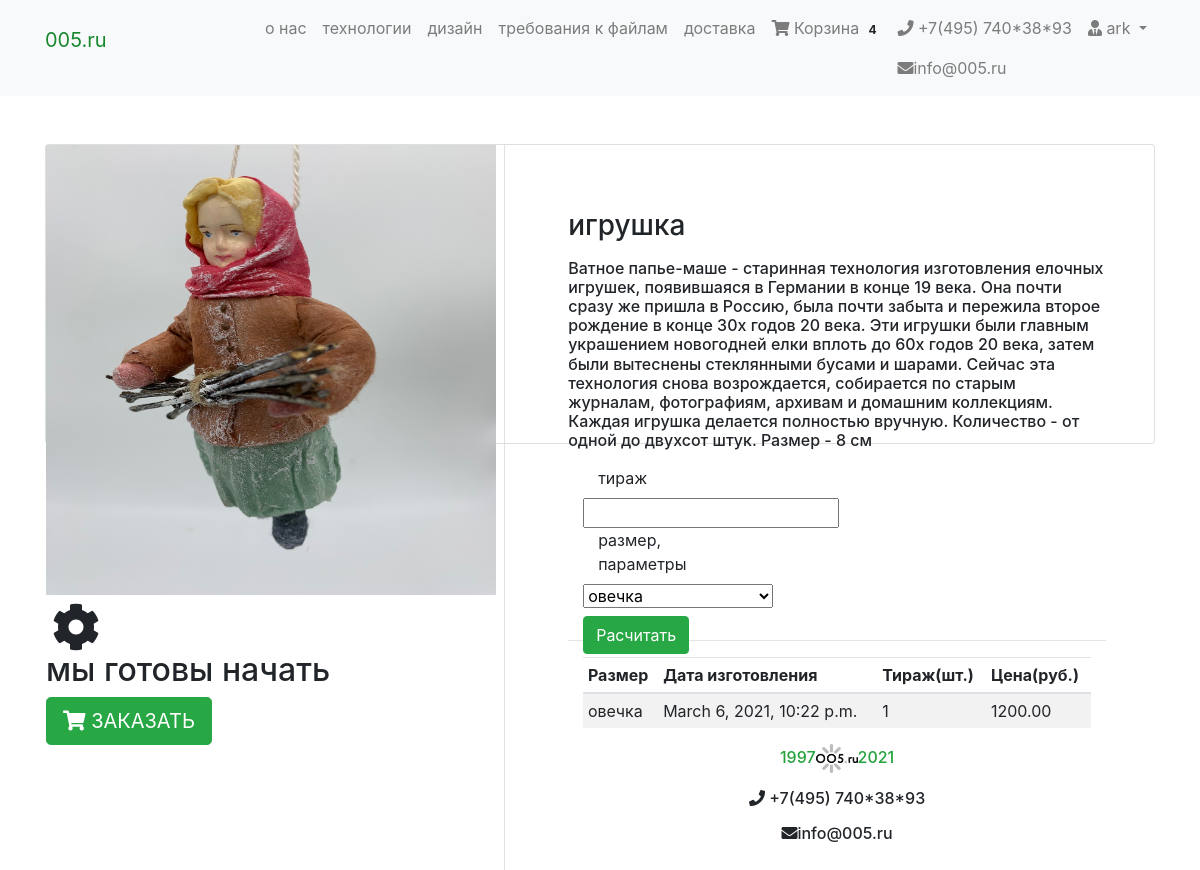
The page /product/sheep_toy/ (signed in) on the database its author committed.
### cart/models.py (models this page shows, shortened)
class Order(models.Model):
    orderitems  = models.ManyToManyField(Cart)
    user = models.ForeignKey(User, on_delete=models.CASCADE)
    ordered = models.BooleanField(default=False)
    created = models.DateTimeField(auto_now_add=True)
    paymentId = models.CharField(max_length=200, blank=True , null=True)
    orderId = models.CharField(max_length=200, blank=True, null=True)

### products/models.py (models this page shows, shortened)
class  Product(PolymorphicModel):
    mainimage = models.ImageField(upload_to='products/', blank=True, null=True)
    name = models.CharField(max_length=300, default = None, null=True)
    slug = models.SlugField(default = None, null=True)
    subcategory = models.ForeignKey(SubCategory, on_delete=models.CASCADE, default = None, null=True)
    category = models.ForeignKey(Category, on_delete=models.CASCADE, default = None, null=True)
    preview_text = models.TextField(max_length=50, verbose_name='Preview Text', blank=True, null=True)
    detail_text = models.TextField(max_length=1000, verbose_name='Detail Text', blank=True, null=True)
    lim1 = models.FloatField(default = None, null=True)
    lim2 = models.FloatField(default = None, null=True)
    tirazh = models.IntegerField(null=False)
    t = models.IntegerField(null=True)
    p = models.FloatField(default = None, null=True)
    box_size = models.CharField(max_length=50)
    def timeplus(self):
        t = self.t
        futuredate = datetime.now() + timedelta(days=t)
        return futuredate
    def calc(self):
        boxsize = self.boxsizes_set.get(value = self.box_size)
        a = float(boxsize.b*self.tirazh**2+boxsize.h*self.tirazh**1+boxsize.d)*self.p
        if self.tirazh<self.lim1:
            self.tirazh=self.lim1
        elif self.tirazh>self.lim2:
            self.tirazh=self.lim2
        return "{0:.2f}".format(round(a,0))

class Note2 (Product):
    def __init__(self, *args, **kwargs):
        super(Note2, self).__init__(*args, **kwargs)

class  Product(PolymorphicModel):
    mainimage = models.ImageField(upload_to='products/', blank=True, null=True)
    name = models.CharField(max_length=300, default = None, null=True)
    slug = models.SlugField(default = None, null=True)
    subcategory = models.ForeignKey(SubCategory, on_delete=models.CASCADE, default = None, null=True)
    category = models.ForeignKey(Category, on_delete=models.CASCADE, default = None, null=True)
    preview_text = models.TextField(max_length=50, verbose_name='Preview Text', blank=True, null=True)
    detail_text = models.TextField(max_length=1000, verbose_name='Detail Text', blank=True, null=True)
    lim1 = models.FloatField(default = None, null=True)
    lim2 = models.FloatField(default = None, null=True)
    tirazh = models.IntegerField(null=False)
    t = models.IntegerField(null=True)
    p = models.FloatField(default = None, null=True)
    box_size = models.CharField(max_length=50)
    def timeplus(self):
        t = self.t
        futuredate = datetime.now() + timedelta(days=t)
        return futuredate
    def calc(self):
        boxsize = self.boxsizes_set.get(value = self.box_size)
        a = float(boxsize.b*self.tirazh**2+boxsize.h*self.tirazh**1+boxsize.d)*self.p
        if self.tirazh<self.lim1:
            self.tirazh=self.lim1
        elif self.tirazh>self.lim2:
            self.tirazh=self.lim2
        return "{0:.2f}".format(round(a,0))

class BoxSizes(models.Model):
    value = models.CharField(max_length=80)
    name = models.CharField(max_length=80)
    product = models.ForeignKey(Product, on_delete=models.CASCADE, null = True, blank = True)
    b = models.FloatField(null = True, blank = True)
    h = models.FloatField(null = True, blank = True)
    d = models.FloatField(null = True, blank = True)

### products/views.py (the view)
# urls.py: path('product/<slug>/', new_indexView, name='product'),
def new_indexView(request, slug):
    try:
        product = Product.objects.get(slug = slug)
        boxsizes = tuple(product.boxsizes_set.all().values_list('value', 'name'))
        if not boxsizes:
            boxsizes = (('Не задан', 'Не задан'),)
        print('boxsizes \n ', boxsizes)
        form  = modelform_factory(type(product), fields = ('tirazh', 'box_size'), \
            labels = {'tirazh':'тираж', 'box_size':'размер, параметры'}, \
            widgets = {'box_size': Select(choices=boxsizes) })
    except ObjectDoesNotExist:
        product = None
        form = None
    return render(request, "products/products_details.html", {"form": form, "products": [product]})

### cart/templatetags/cart_tag.py (called while the page is built)
@register.filter
def cart_total(user):
    order = Order.objects.filter(user=user, ordered=False)
    if order.exists():
    	return order[0].orderitems.count()
    else:
    	return 0

### products/templates/products/products_details.html (shortened to what this page needs)
{% extends "products/base.html" %}
{% block content %}
{% for product in products %}
<div class="container my-5">
    <div class="card">
        <div class="row">
            <aside class="col-sm-5 border-right">
    <article class="gallery-wrap">
    <div class="img-big-wrap">
      <div> <a href="#"><img src="/media/{{product.mainimage }}" style="width: 450px"></a></div>
     <i class="fa fa-cog fa-spin fa-3x fa-fw"></i>
     <h2>мы готовы начать</h2>
     <a href="{% url 'mainapp:cart' product.slug %}" class="btn  btn-lg btn-primary btn-success text-uppercase"> <i class="fas fa-shopping-cart"></i>  Заказать </a>
    </div>
    </article>
            </aside>
            <aside class="col-sm-7">
    <article class="card-body p-5">
    <p class="price-detail-wrap">
    <h3 class="title mb-3">{{ product.name }}</h3>
    <h6 class="title mb-3">{{product.detail_text }}</h3>
<div class="container-fluid">
    <form id="product-form">
        <div class="row">
            <div class="form-group col-4">
            {% for field in form %}
                <label class="col-12">{{ field.label }}</label>
                {{ field }}
            {% endfor %}
            <div style="position:absolute;z-index:10000;top:500 px;margin-left: 500 px;">
                <h4> </h4><input type="submit" class= "btn btn-success btn-buy" value="Расчитать" />
                </div>
            </div>
        </div>
</div>
<hr />
<div class="container-fluid">
    <table class="table table-striped table-sm" id="my_products">
        <thead>
            <tr>
                <th>Размер</th>
                <th>Дата изготовления</th>
                <th>Тираж(шт.)</th>
                <th>Цена(руб.)</th>
            </tr>
        </thead>
        <tbody>
        <tr>
            <td>{{product.box_size}}</td>
            <td>{{product.timeplus}}</td>
            <td>{{product.tirazh}}</td>
            <td>{{product.calc}}</td>
        </tr>
        {% endfor %}
        </tbody>
    </table>
</div>
{% endblock content %}

### products/templates/products/navbar.html (shortened to what this page needs)
{% load cart_tag %}
<nav class="navbar navbar-expand-lg navbar-light bg-light">
  <div class="container">
  <a class="navbar-brand" href="/"><p style="color:rgb(24, 136, 44)">005.ru</p></a>
  <div class="collapse navbar-collapse" id="navbarNav">
    <ul class="navbar-nav ml-auto">
      <li {% if request.path == 'contact' %}class="nav-item active"{% else %}class="nav-item"{% endif %}>
        <a class="nav-link" href="http://127.0.0.1:8000/about.html/">о нас <span class="sr-only">(current)</span></a>
      </li>
      <li class="nav-item">
        <a class="nav-link" href="http://127.0.0.1:8000/technologies.html">технологии</a>
      </li>
      <li class="nav-item">
        <a class="nav-link" href="http://127.0.0.1:8000/layout.html">дизайн</a>
      </li>
      <li class="nav-item">
        <a class="nav-link" href="http://127.0.0.1:8000/requirements.html/">требования к файлам</a>
      </li>
      <li class="nav-item">
        <a class="nav-link" href="http://127.0.0.1:8000/delivery.html/">доставка</a>
      </li>
      {% if request.user.is_authenticated %}
      <li class="nav-item">
        <a class="nav-link" href="{% url 'mainapp:cart-home' %}">
          <i class="fa fa-shopping-cart"></i> Корзина
          <span class="badge badge-light">{{ request.user| cart_total }}</span>
        </a>
      </li>
      <li class="nav-item">
        <a class="nav-link" href="#"><i class="fa fa-phone"></i> +7(495) 740*38*93</a>
        <a class="nav-link" href="#"><i class="fa fa-envelope" aria-hidden="true"></i>info@005.ru</a>
      </li>
      <li class="nav-item dropdown">
        <a class="nav-link dropdown-toggle" href="#" id="navbarDropdown" role="button" data-toggle="dropdown" aria-haspopup="true" aria-expanded="false">
          <i class="fas fa-user-tie"></i> {{ request.user.username }}
        </a>
      </li>
      {% else %}
       <li class="nav-item">
        <a  class="btn btn-primary" href="/accounts/login/">Login / Register</a>
      </li>
      {% endif %}
    </ul>
  </div>
  </div>
</nav>

### products/static/css/main.css (style rules this page uses)
.gallery-wrap .img-big-wrap img { height: 450px; width: auto; display: inline-block; cursor: zoom-in; }

### products/templates/products/base.html (style rules this page uses)
.card { height: 300px; }

### rows shown on the page
Note2: mainimage (picture), name "игрушка", detail_text "Ватное папье-маше - старинная технология изготовления елочных игрушек, появившаяся в Германии в конце 19 века. Она почти сразу же пришла в Россию, была почти забыта и пережила второе рождение в конце 30х годов 20 века. Эти игрушки были главным украшением новогодней елки вплоть до 60х годов 20 века, затем были вытеснены стеклянными бусами и шарами. Сейчас эта технология снова возрождается, собирается по старым журналам, фотографиям, архивам и домашним коллекциям. Каждая игрушка делается полностью вручную. Количество - от одной до двухсот штук. Размер - 8 см", label "тираж" "размер, параметры", box_size "овечка", timeplus "March 6, 2021, 10:22 p.m.", tirazh "1", calc "1200.00"

### other values the page prints
{{ request.user| cart_total }} "4"
{{ request.user.username }} "ark"
